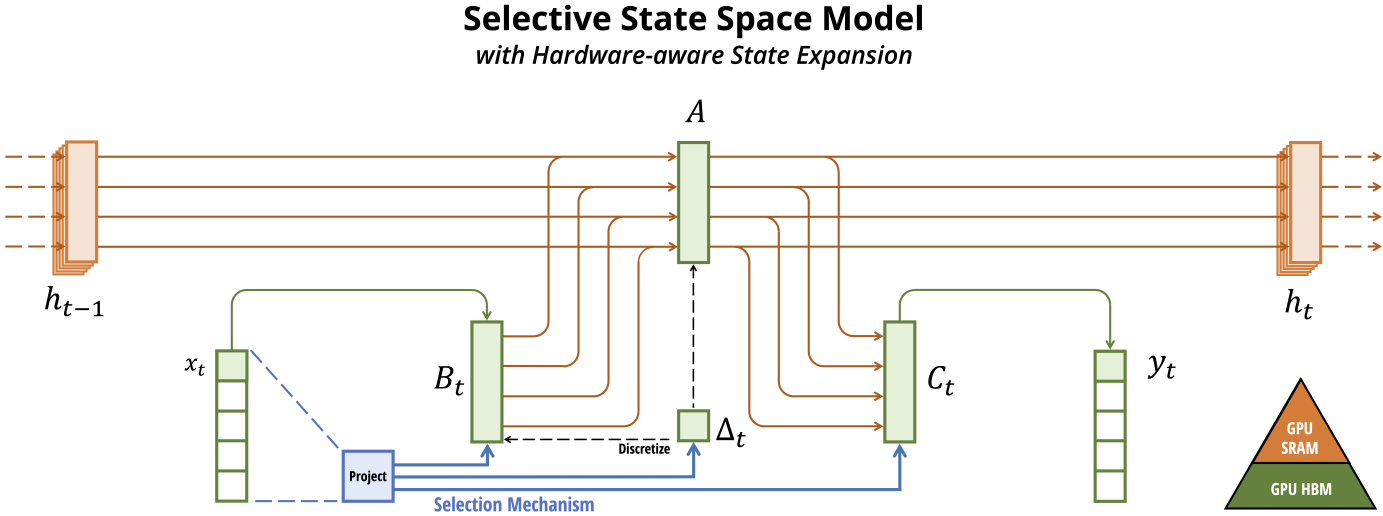
#> input picture change/mamba-2.2.2/assets/selection.png, 8296 x 3093 px (shown at 1/6 size)
$ python -i hist_stretch.py   (imports and definitions only)
#> lines starting #> are read from the running program, lines starting #| are printed output that depends on the picture; after the words box and inside, x2 and y2 are one past the last pixel; in counts of white or black regions, pixels touching at a corner belong together
#> further down, picture is the input picture: shape (3093, 8296, 3); mean B, G, R 239.2, 242.4, 244.3
import numpy as np
import cv2
import numbers
import time
import traceback

def GetMaskArea(I0,rad = None,isExpand = False,min_valid_value = 0,max_valid_value = None):

    if I0.min() > min_valid_value:
        return None
    else:
        if rad is None:
            rad = 7
        #kernel = np.ones((15,15),np.uint8)
        kernel = cv2.getStructuringElement(cv2.MORPH_ELLIPSE,(int(rad),int(rad)))
        iter_number = 2
        edge_mask_min_value = 10
        edge_width = 30
        data_edge = np.ones_like(I0)
        data_edge[edge_width:-edge_width,edge_width:-edge_width] = 0
        edge_mask = np.logical_and(I0<edge_mask_min_value,data_edge)
        mask_array = (I0 <= min_valid_value)
        mask_array = np.logical_or(mask_array,edge_mask)#.astype(np.uint8)
        if max_valid_value is not None:
            max_mask = (I0 >= max_valid_value)
            mask_array = np.logical_or(mask_array,max_mask)
        # [4 lines of commented-out code are left out]
        mask_array = mask_array.astype(np.uint8)
        #print('mask_array:',mask_array.mean())
        mask_array = cv2.morphologyEx(mask_array, cv2.MORPH_OPEN, kernel,iter_number)
        mask_array = cv2.morphologyEx(mask_array, cv2.MORPH_CLOSE, kernel,iter_number)
        #kernel = np.ones((3,3),np.uint8)
        if isExpand:
            mask_array = cv2.morphologyEx(mask_array, cv2.MORPH_DILATE, kernel,iter_number)
        #print('mask_array:',mask_array.mean())
        mask_array = mask_array.astype(np.bool_)
        if mask_array.any():
            return mask_array
        else:

            return None
def CalHistogram(img,left_mask = None, right_mask = None,is_resample = True,nodata = None,
                left_clip = None,right_clip = None,is_clip = False):

    img_dtype = img.dtype

    img_0 = img.reshape(-1)
    col_raw = img_0.shape[0]
    col_hist = 2048 * 2048 * 4
    down_scale = (col_raw / col_hist)

    #print('down scale:',down_scale)
    img_min,img_max = img.min(),img.max()

    if down_scale > 1:
        V00 = np.arange(round(img_0.shape[0]/down_scale))
        V00 = (V00 * down_scale).astype(np.uint32)
        img_hist = img_0[V00]#cv2.resize(img,(row_hist,col_hist),interpolation = cv2.INTER_NEAREST)
    else:
        img_hist = img_0

    if img_hist.min() != img_hist.max():
        img_hist = img_hist[img_hist != nodata]
    img_min,img_max = img_hist.min(),img_hist.max()
    n_bins = 2 ** 16
    if (img_dtype == np.uint8 ):
        n_bins = 256
    if  (img_dtype == np.uint16 ):
        n_bins = 2**16
    elif (img_dtype == np.uint32):
        n_bins = 2**32

    if (img_dtype == np.uint8 ) or (img_dtype == np.uint16 ) or (img_dtype == np.uint32):
        #print(img_dtype)
        #s_values,hist = np.unique(img_hist[img_hist>0], return_counts=True)
        hist = np.bincount(img_hist,minlength = n_bins)
        s_values = np.arange(n_bins)
    else:
        hist,s_values= np.histogram(img_hist,bins = n_bins,range = (img_min,img_max))

    left_mask_clip = 0 if left_mask is None else left_mask
    right_mask_clip = -1 if right_mask is None else -right_mask
    hist[:left_mask_clip] = 0
    hist[right_mask_clip:] = 0
    s_values = np.clip(s_values,s_values[left_mask_clip],s_values[right_mask_clip])
    return hist,s_values
def clip_histogram(hist, clip_limit = None,left_valid = None,right_valid = None):
    """Perform clipping of the histogram and redistribution of bins.

    The histogram is clipped and the number of excess pixels is counted.
    Afterwards the excess pixels are equally redistributed across the
    whole histogram (providing the bin count is smaller than the cliplimit).

    Parameters
    ----------
    hist : ndarray
        Histogram array.
    clip_limit : int
        Maximum allowed bin count.

    Returns
    -------
    hist : ndarray
        Clipped histogram.
    """
    # calculate total number of excess pixels
    hist = hist.astype(float)

    #if left_valid is not None:
    left_valid = 0 if left_valid is None else left_valid
    right_valid = len(hist) if right_valid is None else right_valid

    valid_size = right_valid - left_valid
    valid_mask = np.zeros(len(hist))
    valid_mask[left_valid:right_valid] = 1
    valid_mask = valid_mask.astype(np.bool_)


    if clip_limit is None:
        clip_limit = 0.02

    hist_sum = hist.sum()
    clip_limit = clip_limit * hist_sum

    excess_mask = hist > clip_limit
    excess = hist[excess_mask]
    n_excess = excess.sum() - excess.size * clip_limit
    hist[excess_mask] = clip_limit

    # Second part: clip histogram and redistribute excess pixels in each bin
    bin_incr = n_excess // valid_size #hist.size  # average binincrement
    upper = clip_limit - bin_incr  # Bins larger than upper set to cliplimit

    low_mask = np.logical_and(hist < upper , valid_mask)
    n_excess -= hist[low_mask].size * bin_incr
    hist[low_mask] += bin_incr

    mid_mask = np.logical_and(hist >= upper, hist < clip_limit)
    mid = hist[mid_mask]
    n_excess += mid.sum() - mid.size * clip_limit
    hist[mid_mask] = clip_limit
    #print(hist.size)
    while n_excess > 0:  # Redistribute remaining excess
        prev_n_excess = n_excess
        for index in range(left_valid,right_valid):#hist.size):

            try:
                under_mask = np.logical_and(hist < clip_limit,valid_mask)
                step_size = int(max(1, np.count_nonzero(under_mask) // n_excess))
                under_mask = under_mask[index::step_size]
                hist[index::step_size][under_mask] += 1
                n_excess -= np.count_nonzero(under_mask)
                if n_excess <= 0:
                    break
            #except:
            except Exception as ex:
                print("have exception!")
                #print('can not dehaze file:',in_file)
                #continue
                traceback.print_exc()
                #continue
                print(index,step_size)
                break
        if prev_n_excess == n_excess:
            break

    return hist

def GetPercentStretchValue(img,img_valid = None,left_clip = 0.001,right_clip = 0.001,left_mask = None,
    right_mask = None,is_resample = True,nodata = None,return_hist = False):

    left_clip_valid  = 1.0E-6#left_clip/100
    right_clip_valid = 1.0E-6#left_clip/100

    left_clip  = max(left_clip,left_clip_valid)
    right_clip = max(right_clip,right_clip_valid)

    left_clip = np.clip(left_clip,0,1)
    left_clip_valid = np.clip(left_clip_valid,0,1)
    right_clip = np.clip(right_clip,0,1)
    right_clip_valid = np.clip(right_clip_valid,0,1)

    right_clip = 1.0 - right_clip#0.98
    right_clip_valid = 1.0 - right_clip_valid

    img_min = img.min()
    img_max = img.max()
    img_min_valid = img_min
    img_max_valid = img_max

    hist,s_values = CalHistogram(img,left_mask = left_mask,right_mask = right_mask,nodata = nodata)

    #CalHistogram(img,left_mask = None, right_mask = None,is_resample = True,nodata = None)
    s_quantiles = np.cumsum(hist).astype(np.float64)
    #print(s_quantiles)
    s_quantiles /= (s_quantiles[-1] + 1.0E-5)

    left_clip_valid_index = np.argmin(np.abs(s_quantiles-left_clip_valid))
    left_clip_index = np.argmin(np.abs(s_quantiles-left_clip))
    right_clip_valid_index = np.argmin(np.abs(s_quantiles-right_clip_valid))
    right_clip_index = np.argmin(np.abs(s_quantiles-right_clip))

    img_min_valid,img_min_clip,img_max_clip,img_max_valid = \
        s_values[[left_clip_valid_index,left_clip_index,right_clip_index,right_clip_valid_index]]
    img_min_valid = max(img_min_valid,img_min)
    img_min_clip = max(img_min_clip,img_min_valid)
    img_max_valid = min(img_max,img_max_valid)
    img_max_clip = min(img_max_clip,img_max)
    #print('[img_min,img_min_valid,img_min_clip,img_max_clip,img_max_valid,img_max]')
    #print([img_min,img_min_valid,img_min_clip,img_max_clip,img_max_valid,img_max])
    if return_hist:
        return [img_min,img_min_valid,img_min_clip,img_max_clip,img_max_valid,img_max],hist,s_values
    else:
        return [img_min,img_min_valid,img_min_clip,img_max_clip,img_max_valid,img_max]

def hist_equal_lut(input_image_data = None,hist_in = None,left_clip = None,right_clip = None,to_8bit = True,min_value = 0):

    if hist_in is  None:
        hist,_ = CalHistogram(input_image_data)#,left_clip = left_clip,right_clip = right_clip,is_clip = True)
        percent_clip,hist,s_values = GetPercentStretchValue(input_image_data,return_hist=True)
        left_valid = percent_clip[1]
        right_valid = percent_clip[4]
        #print(len(hist))
        #hist = hist[:input_image_data.max()+2]
        #print(len(hist))
    else:
        hist = hist_in.copy()
        if (left_clip is not None and right_clip is not None):
            hist = hist[left_clip:right_clip]
        left_valid = 0
        right_valid = len(hist)

    hist =clip_histogram(hist,left_valid = left_valid,right_valid = right_valid)

    #print(len(hist))
    #for i,l in enumerate(hist):
    #    print(i,'o'*8,l)
    hist = np.cumsum(hist)
    hist = hist/(hist[-1]+0.01)

    #for i,l in enumerate(hist):
    #    print(i,'%'*8,l)

    if to_8bit:
        scale = 256
    else:
        scale = 2 * 16
    #lut = np.arange(len(hist))/len(hist)
    #lut = np.interp(lut,hist,lut)
    lut = hist

    #for i,l in enumerate(lut):
    #    print(i,'*'*8,l)

    lut = ((scale-min_value)*lut + min_value).astype(np.uint16)

    #for i,l in enumerate(lut):
    #    print(i,'='*8,l)
    #lut = ((len(lut)-min_value)/len(lut) * lut + min_value).astype(np.uint16)
    return lut

def percent_stretch_lut(input_image_data, left_clip = 0.001,right_clip = 0.001,left_mask = None,
                        right_mask = None,is_test = False,is_simple_stretch = False,to_8bit = False,
                        auto_stretch = False,gamma_stretch_value = None,left_min_value = 1):

    #input_image_data_raw = input_image_data.copy()

    start_time = time.perf_counter()
    if input_image_data is None:
        return None

    if auto_stretch:
        left_clip = 0.0025
        right_clip = 0.001

    #if is_test:
    #    print(input_image_data.shape)
    indtype = input_image_data.dtype
    if indtype == np.uint8:
        to_8bit = True

    img_clip_value_raw,hist,s_values = GetPercentStretchValue(input_image_data,left_clip=left_clip,
                right_clip = right_clip,left_mask = left_mask,right_mask=right_mask,return_hist=True)
    if img_clip_value_raw is None:
        return None
    if is_test:
        print('min_value,min_valid,min_clip,max_clip,max_valid,max_value')
        print(img_clip_value_raw)
    if auto_stretch :
        a = img_clip_value_raw[2]
        b = img_clip_value_raw[3]
        c = a - 0.1 * (b-a)
        d = b + 0.5 * (b-a)
        img_clip_value_raw[1] = int(np.max((img_clip_value_raw[1],c)))
        img_clip_value_raw[4] = int(np.min((img_clip_value_raw[4],d)))
        if is_test:
            print('---------adjusted...---------')
            print(img_clip_value_raw)
            print('----')

    img_clip_value = img_clip_value_raw/(img_clip_value_raw[-1]+0.1)
    min_value = img_clip_value[0]
    min_valid = img_clip_value[1]
    min_clip = img_clip_value[2]  #a
    max_clip = img_clip_value[3]  #b
    max_valid = img_clip_value[4]
    max_value = img_clip_value[-1]

    dark_scale0  =  (min_valid -min_value)
    left_scale0  = (min_clip - min_valid)
    middle_scale0 = (max_clip - min_clip)
    right_scale0 = (max_valid - max_clip)
    white_scale0 = (max_value - max_valid)

    if is_test:
        print([dark_scale0,left_scale0,middle_scale0,right_scale0,white_scale0])
        print(np.array([dark_scale0,left_scale0,middle_scale0,right_scale0,white_scale0])*255)
        #print([dark_scale0,left_scale0,middle_scale0,right_scale0,white_scale0]*255)
    scale = np.sqrt(4)
    dark_scale0   = np.clip( dark_scale0    * 1 / scale/2,0,10.0/255)#left_clip * 1)   ##10
    left_scale0   = np.clip( left_scale0    * 1 / scale, 10/255, 60.0/255.0 )            ##60
    middle_scale0 = np.clip( middle_scale0  * scale,  100/255.0, 160.0/255.0 )           ##160
    right_scale0  = np.clip( right_scale0   * 1 / scale, 10/255, 60.0/255.0 )            ##60
    white_scale0  = np.clip(white_scale0    * 1 / scale/2,0,10.0/255)#right_clip * 1)  ##10

    total_scale = dark_scale0 + left_scale0 + middle_scale0 + right_scale0 + white_scale0

    dark_scale = dark_scale0 / total_scale
    left_scale   = left_scale0 / total_scale# (left_scale0 + middle_scale0 + right_scale0)
    middle_scale = middle_scale0 / total_scale#(left_scale0 + middle_scale0 + right_scale0)
    right_scale  = right_scale0 / total_scale#(left_scale0 + middle_scale0 + right_scale0)
    white_scale = white_scale0 / total_scale

    if is_test:
        print('cliped...')
        print(np.array([dark_scale0,left_scale0,middle_scale0,right_scale0,white_scale0]))
        print(np.array([dark_scale0,left_scale0,middle_scale0,right_scale0,white_scale0])*255)
        #print([dark_scale0,left_scale0,middle_scale0,right_scale0,white_scale0]*255)
        print('normalized...')
        print(np.array([dark_scale,left_scale,middle_scale,right_scale,white_scale]))
        print(np.array([dark_scale,left_scale,middle_scale,right_scale,white_scale])*255)
        #print([dark_scale,left_scale,middle_scale,right_scale,white_scale])
    #stretch_scale = 2**8 - 1
    stretch_scale = img_clip_value_raw[-1]
    if input_image_data.dtype == np.uint8:
        lut_values = np.arange(2**8,dtype=np.uint8)
        stretch_scale = 2**8# - 1
    elif input_image_data.dtype == np.uint16:
        lut_values = np.arange(2**16,dtype=np.uint16)
        #stretch_scale = 2**16 - 1
    elif input_image_data.dtype == np.uint32:
        lut_values = np.arange(2**32,dtype=np.uint32)
        #stretch_scale = 2**32 - 1
    elif input_image_data.dtype == np.int16:
        lut_values = np.arange(2**16,dtype=np.int16)
    else:
        lut_values = np.arange(2**16,dtype=np.int16)

    if to_8bit:
        stretch_scale = 2 ** 8

    stretch_scale_t = stretch_scale - left_min_value
    if is_test:
        print('stretch_scale_t:',stretch_scale_t)
    min_raw = img_clip_value_raw[0]
    min_valid_raw = img_clip_value_raw[1]
    min_clip_raw = img_clip_value_raw[2]
    max_clip_raw = img_clip_value_raw[3]
    max_valid_raw = img_clip_value_raw[4]
    max_raw = img_clip_value_raw[5]

    min_raw = max(1,min_raw)
    min_valid_raw = max(min_valid_raw,min_raw + 1)
    min_clip_raw = max(min_clip_raw,min_valid_raw + 1)
    max_valid_raw = min(max_valid_raw,max_raw-1)
    max_clip_raw = min(max_clip_raw,max_valid_raw-1)

    (min_raw,min_valid_raw,min_clip_raw,max_clip_raw,max_valid_raw,max_raw) = [int(a) for a in [min_raw,min_valid_raw,min_clip_raw,max_clip_raw,max_valid_raw,max_raw]]

    #print(img_clip_value_raw)
    #stretch_scale_t = stretch_scale - left_min_value
    lut_dtype = lut_values.dtype
    lut_values = lut_values.astype(np.float32)
    lut_values = np.clip(lut_values,0,max_raw)
    if min_raw > 0:
        lut_values[:min_raw] = left_min_value
    lut_values[min_raw:min_valid_raw]      = np.ceil((lut_values[min_raw:min_valid_raw]       - min_raw)/(min_valid_raw - min_raw + 1)            * dark_scale   * stretch_scale_t + lut_values[min_raw-1])#+ left_min_value)
    lut_values[min_valid_raw:min_clip_raw] = np.ceil((lut_values[min_valid_raw:min_clip_raw]  - min_valid_raw)/(min_clip_raw - min_valid_raw + 1) * left_scale   * stretch_scale_t + lut_values[min_valid_raw-1])#dark_scale   * stretch_scale_t + left_min_value)
    lut_values[min_clip_raw:max_clip_raw]  = np.ceil(( lut_values[min_clip_raw:max_clip_raw]  - min_clip_raw)/(max_clip_raw - min_clip_raw + 1)   * middle_scale * stretch_scale_t + lut_values[min_clip_raw-1])#left_scale   * stretch_scale_t + dark_scale   * stretch_scale_t + left_min_value)

    lut_values[max_clip_raw:max_raw] = hist_equal_lut(hist_in=hist,left_clip=max_clip_raw,right_clip=max_raw,to_8bit=True,min_value = lut_values[max_clip_raw-1] )
    #lut_values[max_clip_raw:max_valid_raw] = np.ceil(( lut_values[max_clip_raw:max_valid_raw] - max_clip_raw)/(max_valid_raw - max_clip_raw + 1)  * right_scale  * stretch_scale_t + lut_values[max_clip_raw-1])#middle_scale * stretch_scale_t + left_scale   * stretch_scale_t + dark_scale * stretch_scale_t + left_min_value)
    #lut_values[max_valid_raw:]             = np.ceil(( lut_values[max_valid_raw:]           - max_valid_raw)/(max_raw - max_valid_raw + 1)      * white_scale  * stretch_scale_t + lut_values[max_valid_raw-1])#right_scale  * stretch_scale_t + middle_scale * stretch_scale_t + left_scale * stretch_scale_t + dark_scale * stretch_scale_t + left_min_value)
    lut_values = np.clip(lut_values,left_min_value,stretch_scale-1).astype(lut_dtype)
    #lut_values = np.clip(lut_values,left_min_value,max_raw).astype(lut_dtype)

    if is_test and False:
        #print('stretch_scale:',stretch_scale)
        with open('D:\\' + str(time.perf_counter()) + '00_tst_lut.csv', 'w+') as f:
            for i,lut_value in enumerate(lut_values):
                f.write(' '.join([str(i),'---',str(lut_value),'\n']))
            f.close()


    if gamma_stretch_value is not None:
        lut_values = np.round(np.power(lut_values/lut_values.max(),gamma_stretch_value) * lut_values.max())
        lut_values = lut_values.astype(lut_dtype)

    end_time = time.perf_counter()
    time_interval = end_time - start_time
    start_time = time.perf_counter()
    if is_test:
        print('histogram stretch lut time:',time_interval)
    return lut_values

def percent_stretch_image(input_image_data,left_clip = 0.001,right_clip = 0.001,left_mask = None,
                        right_mask = None,is_test = False,is_simple_stretch = False,is_return_mask = False,
                        to_8bit = False,auto_stretch = False,gamma_stretch_value = None,left_min_value=1,
                        nodata_value = 0 ):

    #input_image_data_raw = input_image_data.copy()
#> called with left_clip = 0.001, right_clip = 0.001, is_test = False, is_simple_stretch = False, is_return_mask = False, to_8bit = False, auto_stretch = False, left_min_value = 1
    if input_image_data is None:
        return None

    if auto_stretch:
        left_clip = 0.0025
        right_clip = 0.001

    start_time = time.perf_counter()
    end_time = time.perf_counter()
    time_interval = end_time - start_time
    start_time = time.perf_counter()
    n_dim = input_image_data.ndim
    img_bands = 1 if n_dim == 2 else input_image_data.shape[n_dim-1]

    if is_test:
        print(input_image_data.shape)

    xsize = input_image_data.shape[1]
    ysize = input_image_data.shape[0]

    if is_test:
        print('img_bands:',img_bands)
    indtype = input_image_data.dtype

    if indtype == np.uint8:
        to_8bit = True

    if img_bands > 1:
        if to_8bit:
            out_8bit_data = np.zeros((ysize,xsize,img_bands),dtype = np.uint8)#+255
        else:
            out_8bit_data = np.zeros((ysize,xsize,img_bands),dtype = np.uint16)
    else:
        if to_8bit:
            out_8bit_data = np.zeros((ysize,xsize),dtype = np.uint8)#+255
        else:
            out_8bit_data = np.zeros((ysize,xsize),dtype = np.uint16)

    if img_bands == 1:
        #image_mask = input_image_data == 0
        image_mask = GetMaskArea(input_image_data,min_valid_value= nodata_value)
        #if not image_mask.any():
        #    image_mask = None
    else:# img_bands == 1:
        image_mask = np.max(input_image_data,axis=2)# == 0
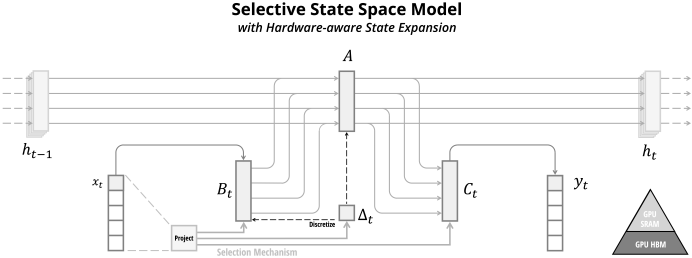
#> image_mask: shape (3093, 8296) (shown at 1/12 size); min 0, max 255, mean 245.8
        image_mask = GetMaskArea(image_mask,min_valid_value= nodata_value)
#> in GetMaskArea, `edge_mask = np.logical_and(I0<edge_mask_min_value,data_edge)`:
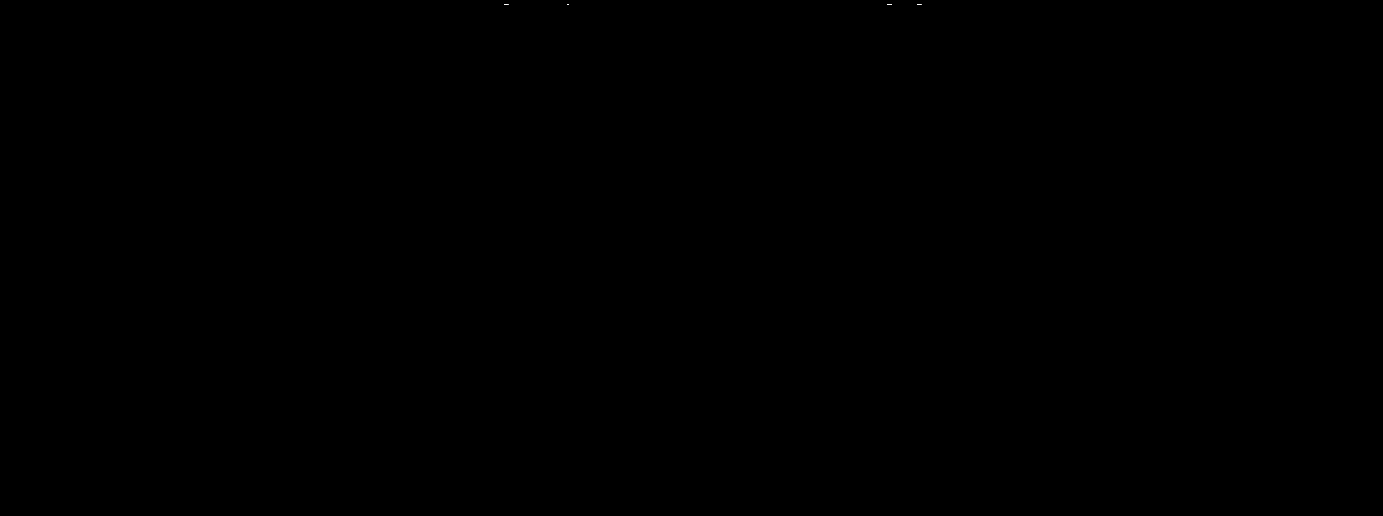
#> edge_mask: shape (3093, 8296) bool (shown at 1/6 size); 0% white in thin lines or dots, all inside (x1, y1, x2, y2) = (3024, 29, 5531, 30)
#> (the rest of the program and of its run is left out)
